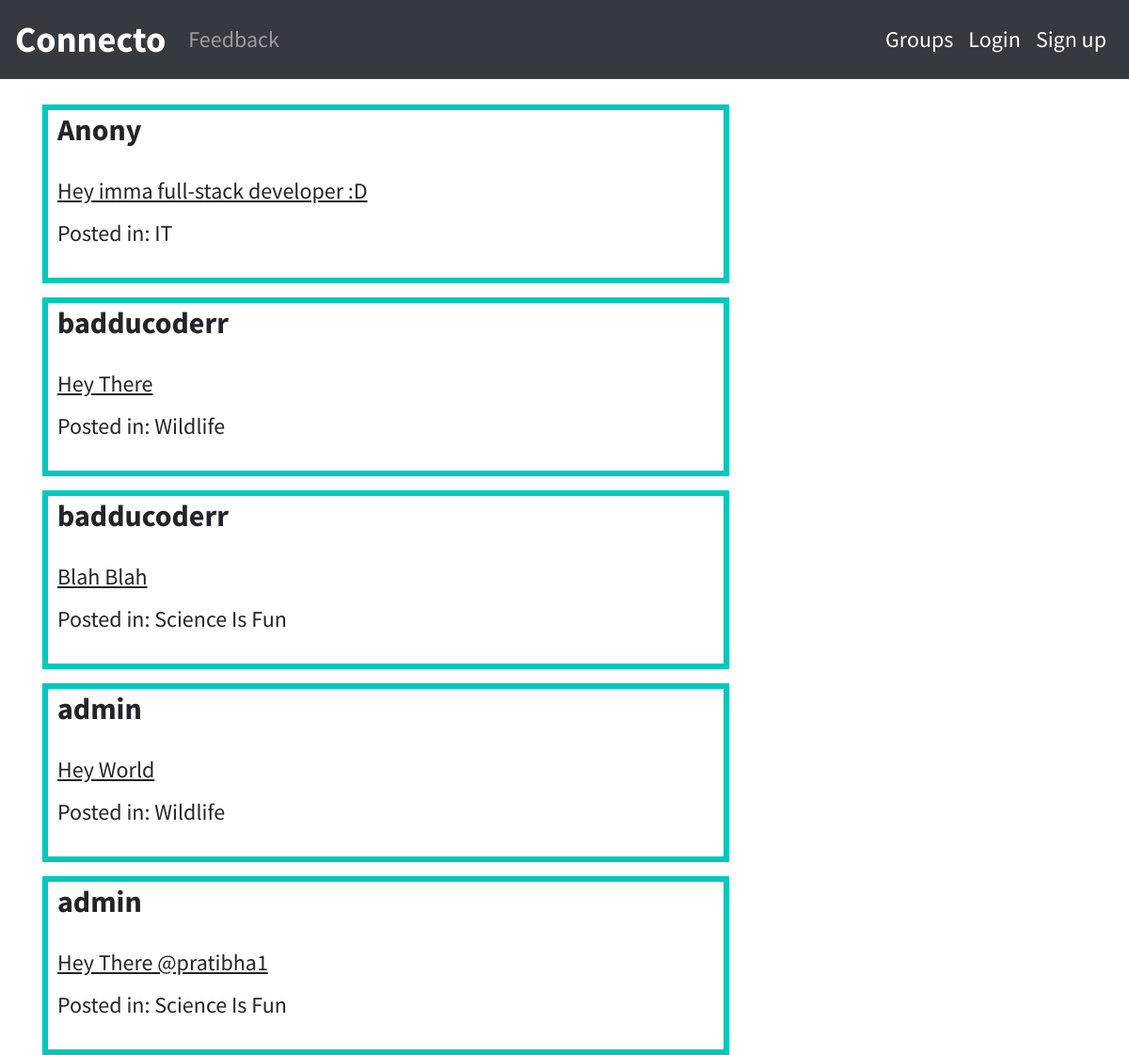
/posts/, run on an earlier commit of the app's database.
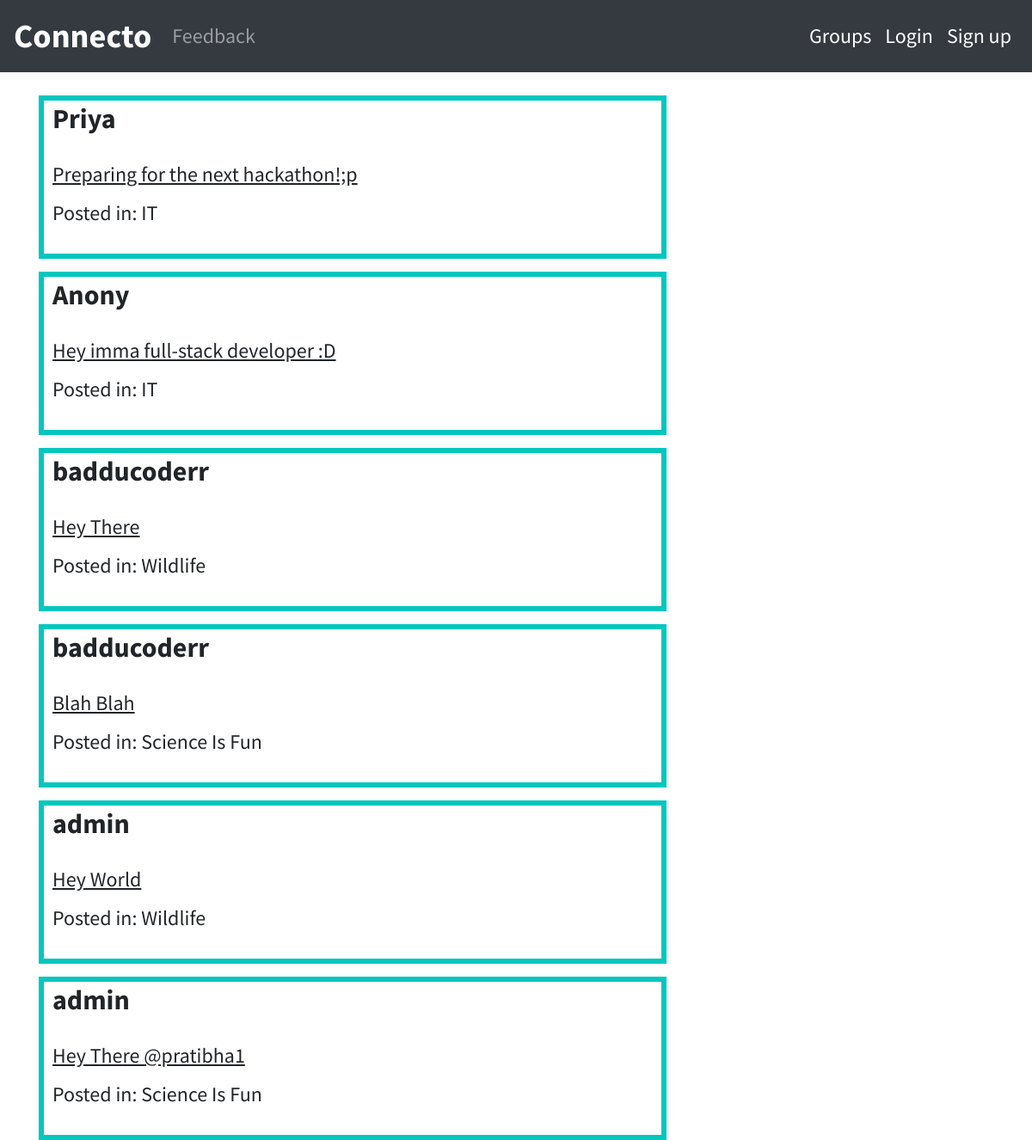
And on a later commit of the database.
### posts/models.py (models this page shows, shortened)
class Post(models.Model):
    user=models.ForeignKey(User,related_name='posts',on_delete=models.CASCADE)
    message=models.TextField()
    message_html=models.TextField(editable=False)
    created_at=models.DateTimeField(auto_now=True)
    group=models.ForeignKey(Group,related_name='posts',null=True,blank=True,on_delete=models.CASCADE)
    class Meta:
        ordering =['-created_at']
        unique_together=['user','message']

### groups/models.py (models this page shows, shortened)
class Group(models.Model):
    name=models.CharField(max_length=250,unique=True)
    slug=models.SlugField(allow_unicode=True,unique=True)
    description=models.TextField(blank=True,default='')
    description_html=models.TextField(editable=False,default='',blank=True)
    members=models.ManyToManyField(User,through="Groupmember")
    class Meta:
        ordering =['name']

### posts/views.py (the view)
# urls.py: path('',PostList.as_view(),name='all'),
class PostList(SelectRelatedMixin,ListView):
    model=Post
    """used to effectively extract values of Foreign Key fields"""
    select_related=('user','group')
    def get_queryset(self):
        queryset = Post.objects.all()
        return queryset

### posts/templates/posts/post_list.html
{% extends "posts/post_base.html" %}
{% block post_content %}
<div class="col-md-8">
	{% for post in post_list %}
  {% include "posts/_post.html" %}
	{% endfor %}
</div>
{% endblock %}

### posts/templates/posts/_post.html (shortened to what this page needs)
<div class="post-media">
    <h2><b>{{post.user.username}}</b></h2>
    <br>
        <div class="media-body">
            <h4> <U>{{post.message_html|safe}}</U></h4>
                {% if post.group %}
                    <h4>  Posted in: {{post.group.name}}</h4>
                    <br>
                {% endif %}
        </div>
    </div>

What changed in the data, as far as the page shows it:
added Post: user.username "Priya", message_html "Preparing for the next hackathon!;p", group.name "IT"
